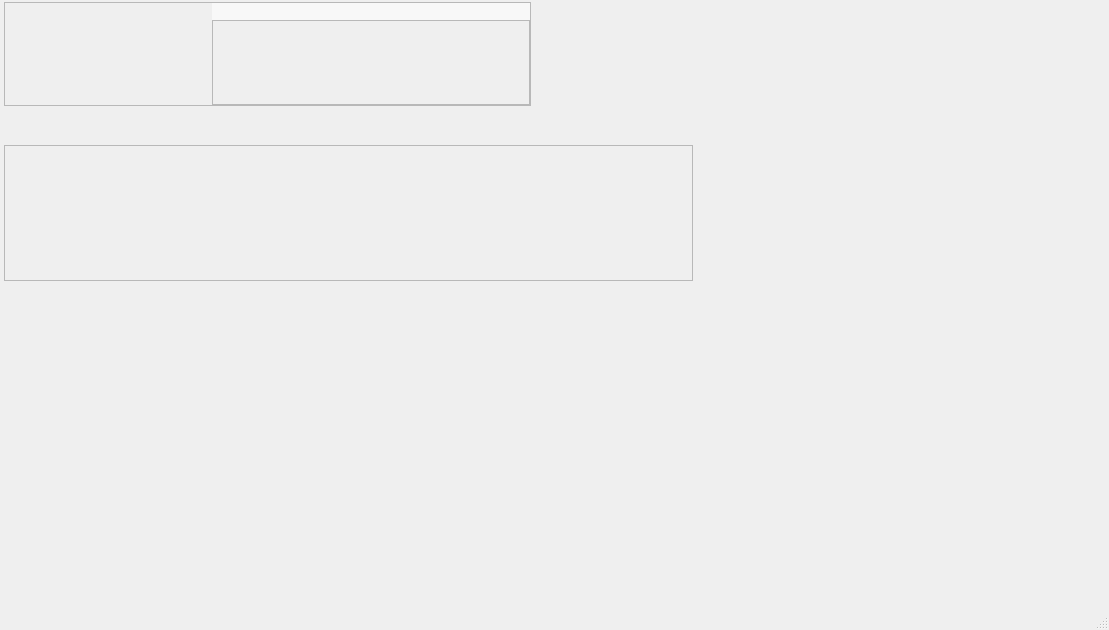
<?xml version="1.0" encoding="UTF-8"?>
<ui version="4.0">
 <class>MainWindow</class>
 <widget class="QMainWindow" name="MainWindow">
  <property name="geometry">
   <rect>
    <x>0</x>
    <y>0</y>
    <width>1109</width>
    <height>630</height>
   </rect>
  </property>
  <property name="windowTitle">
   <string>MainWindow</string>
  </property>
  <widget class="QWidget" name="centralwidget">
   <widget class="QFrame" name="frame">
    <property name="geometry">
     <rect>
      <x>4</x>
      <y>2</y>
      <width>527</width>
      <height>104</height>
     </rect>
    </property>
    <property name="sizePolicy">
     <sizepolicy hsizetype="Expanding" vsizetype="Expanding">
      <horstretch>0</horstretch>
      <verstretch>0</verstretch>
     </sizepolicy>
    </property>
    <property name="frameShape">
     <enum>QFrame::StyledPanel</enum>
    </property>
    <property name="frameShadow">
     <enum>QFrame::Raised</enum>
    </property>
    <layout class="QHBoxLayout" name="horizontalLayout_2">
     <property name="spacing">
      <number>0</number>
     </property>
     <property name="leftMargin">
      <number>0</number>
     </property>
     <property name="topMargin">
      <number>0</number>
     </property>
     <property name="rightMargin">
      <number>0</number>
     </property>
     <property name="bottomMargin">
      <number>0</number>
     </property>
     <item>
      <layout class="QHBoxLayout" name="horizontalLayout">
       <item>
        <widget class="QLabel" name="label_5">
         <property name="sizePolicy">
          <sizepolicy hsizetype="Expanding" vsizetype="Expanding">
           <horstretch>0</horstretch>
           <verstretch>0</verstretch>
          </sizepolicy>
         </property>
         <property name="maximumSize">
          <size>
           <width>200</width>
           <height>100</height>
          </size>
         </property>
         <property name="text">
          <string/>
         </property>
         <property name="pixmap">
          <pixmap>../res/logo-1.png</pixmap>
         </property>
         <property name="scaledContents">
          <bool>true</bool>
         </property>
        </widget>
       </item>
       <item>
        <widget class="QFrame" name="frame_10">
         <property name="frameShape">
          <enum>QFrame::StyledPanel</enum>
         </property>
         <property name="frameShadow">
          <enum>QFrame::Raised</enum>
         </property>
        </widget>
       </item>
       <item>
        <widget class="QLabel" name="label_6">
         <property name="enabled">
          <bool>true</bool>
         </property>
         <property name="sizePolicy">
          <sizepolicy hsizetype="Preferred" vsizetype="Preferred">
           <horstretch>0</horstretch>
           <verstretch>0</verstretch>
          </sizepolicy>
         </property>
         <property name="minimumSize">
          <size>
           <width>0</width>
           <height>0</height>
          </size>
         </property>
         <property name="maximumSize">
          <size>
           <width>300</width>
           <height>100</height>
          </size>
         </property>
         <property name="mouseTracking">
          <bool>false</bool>
         </property>
         <property name="toolTipDuration">
          <number>-1</number>
         </property>
         <property name="text">
          <string/>
         </property>
         <property name="pixmap">
          <pixmap>../res/胡歌2.png</pixmap>
         </property>
         <property name="scaledContents">
          <bool>true</bool>
         </property>
        </widget>
       </item>
       <item>
        <layout class="QVBoxLayout" name="verticalLayout_8" stretch="1,5">
         <item>
          <layout class="QHBoxLayout" name="horizontalLayout_8">
           <item>
            <widget class="QPushButton" name="pushButton_6">
             <property name="sizePolicy">
              <sizepolicy hsizetype="Expanding" vsizetype="Expanding">
               <horstretch>0</horstretch>
               <verstretch>0</verstretch>
              </sizepolicy>
             </property>
             <property name="maximumSize">
              <size>
               <width>16777215</width>
               <height>100</height>
              </size>
             </property>
             <property name="styleSheet">
              <string notr="true">QPushButton{
	font-family:微软雅黑;
	background-color: rgb(248, 248, 248);
	border: none;
}
QPushButton:hover{
	font-family:微软雅黑;
	background-color: rgb(233, 237, 238);
	border: none;
}
QPushButton:pressed{
	font-family:微软雅黑;
	background-color: rgb(233, 237, 238);
	border: none;
}
</string>
             </property>
             <property name="text">
              <string/>
             </property>
             <property name="icon">
              <iconset>
               <normaloff>../res/窗口最小化.png</normaloff>../res/窗口最小化.png</iconset>
             </property>
            </widget>
           </item>
           <item>
            <widget class="QPushButton" name="pushButton_7">
             <property name="sizePolicy">
              <sizepolicy hsizetype="Expanding" vsizetype="Expanding">
               <horstretch>0</horstretch>
               <verstretch>0</verstretch>
              </sizepolicy>
             </property>
             <property name="styleSheet">
              <string notr="true">QPushButton{
	font-family:微软雅黑;
	background-color: rgb(248, 248, 248);
	border: none;
}
QPushButton:hover{
	font-family:微软雅黑;
	background-color: rgb(233, 237, 238);
	border: none;
}
QPushButton:pressed{
	font-family:微软雅黑;
	background-color: rgb(233, 237, 238);
	border: none;
}</string>
             </property>
             <property name="text">
              <string/>
             </property>
             <property name="icon">
              <iconset>
               <normaloff>../res/窗口最大化.png</normaloff>../res/窗口最大化.png</iconset>
             </property>
            </widget>
           </item>
           <item>
            <widget class="QPushButton" name="pushButton_8">
             <property name="sizePolicy">
              <sizepolicy hsizetype="Expanding" vsizetype="Expanding">
               <horstretch>0</horstretch>
               <verstretch>0</verstretch>
              </sizepolicy>
             </property>
             <property name="styleSheet">
              <string notr="true">QPushButton{
	font-family:微软雅黑;
	background-color: rgb(248, 248, 248);
	border: none;
}
QPushButton:hover{
	font-family:微软雅黑;
	background-color: rgb(233, 237, 238);
	border: none;
}
QPushButton:pressed{
	font-family:微软雅黑;
	background-color: rgb(233, 237, 238);
	border: none;
}</string>
             </property>
             <property name="text">
              <string/>
             </property>
             <property name="icon">
              <iconset>
               <normaloff>../res/退出.png</normaloff>../res/退出.png</iconset>
             </property>
            </widget>
           </item>
          </layout>
         </item>
         <item>
          <widget class="QFrame" name="frame_11">
           <property name="frameShape">
            <enum>QFrame::StyledPanel</enum>
           </property>
           <property name="frameShadow">
            <enum>QFrame::Raised</enum>
           </property>
          </widget>
         </item>
        </layout>
       </item>
      </layout>
     </item>
    </layout>
   </widget>
   <widget class="QFrame" name="frame_2">
    <property name="geometry">
     <rect>
      <x>4</x>
      <y>145</y>
      <width>689</width>
      <height>136</height>
     </rect>
    </property>
    <property name="sizePolicy">
     <sizepolicy hsizetype="Expanding" vsizetype="Expanding">
      <horstretch>0</horstretch>
      <verstretch>0</verstretch>
     </sizepolicy>
    </property>
    <property name="minimumSize">
     <size>
      <width>0</width>
      <height>0</height>
     </size>
    </property>
    <property name="layoutDirection">
     <enum>Qt::LeftToRight</enum>
    </property>
    <property name="frameShape">
     <enum>QFrame::StyledPanel</enum>
    </property>
    <property name="frameShadow">
     <enum>QFrame::Raised</enum>
    </property>
   </widget>
  </widget>
  <widget class="QMenuBar" name="menubar">
   <property name="geometry">
    <rect>
     <x>0</x>
     <y>0</y>
     <width>1109</width>
     <height>26</height>
    </rect>
   </property>
  </widget>
  <widget class="QStatusBar" name="statusbar"/>
 </widget>
 <resources/>
 <connections/>
</ui>
